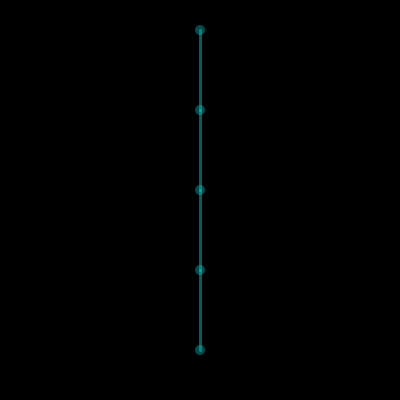
Frame 1 (no input)
Frame 60 (the mouse pressed at the canvas centre just before this capture): identical to frame 1, image omitted
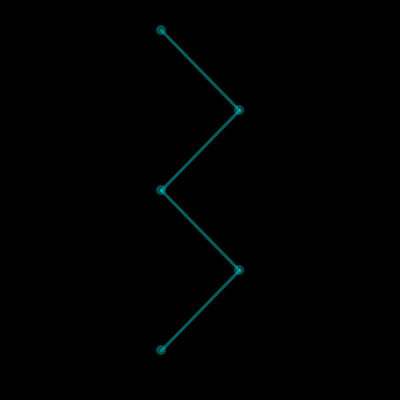
Frame 120 (the mouse held since frame 60 and released just before this capture)

The Processing sketch that drew these frames (run headless with seeded random() and noise(); from frame 60 on, the mouse is pressed at the canvas centre):

// Processing sketch: processing_74765
// ── processing_74765.pde

int bord=30;
int d=80;
int ed=10;
int dir=3;
int dir1=-3;
int x,y,x1,y1;

void setup(){
  size (400,400);
  x=width/2;
  x1=width/2;
}
void draw(){
  background(0);
  strokeWeight(3);
  stroke(0,255,255,95);
  line(x,bord,x1,bord+d);
  line(x1,bord+d,x,bord+d*2);
  line(x,bord+d*2,x1,bord+d*3);
  line(x1,bord+d*3,x,bord+d*4);
  
  noStroke();
  fill(0,200,200,95);
  ellipse(x,bord,ed,ed);
  ellipse(x1,bord+d,ed,ed);
  ellipse(x,bord+d*2,ed,ed);
  ellipse(x1,bord+d*3,ed,ed);
  ellipse(x,bord+d*4,ed,ed);
  
  if(mousePressed){
    x=x+dir;
    x1=x1-dir;
    if(x>width-width/3 || x<width/3){
      dir=-dir;
      
    }
  }

}
